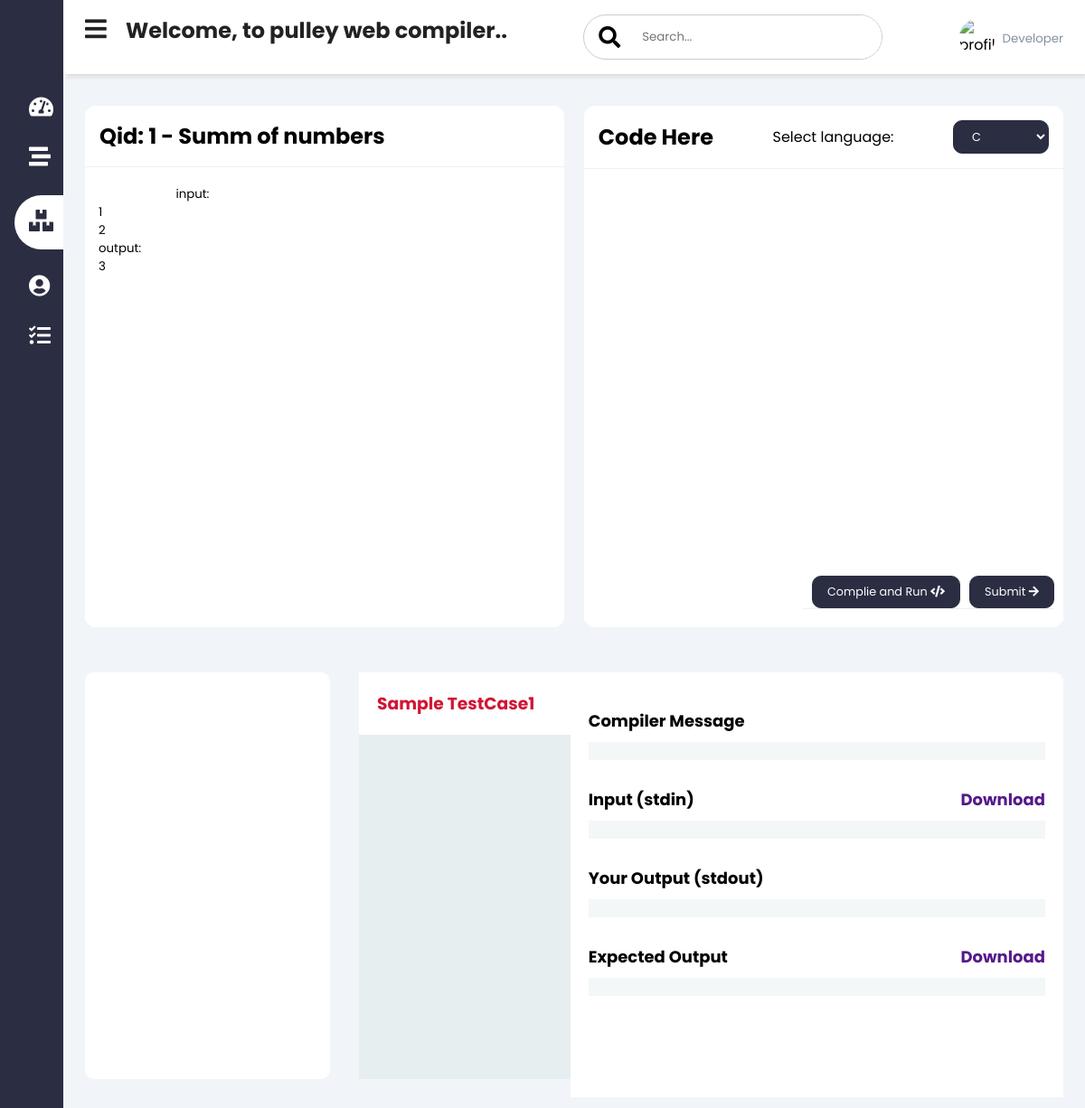
/competition_compiler/1, run on the app's committed database.
### Compiler/models.py (models this page shows, shortened)
class Contest_Questions(models.Model):
    contest_id = models.ForeignKey(All_Contest_Data,on_delete=models.CASCADE,null=True)
    title = models.CharField(max_length=100, null=True)
    long_des = models.TextField(null=True)
    image = models.FileField(null=True, blank=True)
    inputt1 = models.TextField(null=True, blank=True)
    ex_outputt1 = models.TextField(null=True, blank=True)
    inputt2 = models.TextField(null=True, blank=True)
    ex_outputt2 = models.TextField(null=True, blank=True)
    inputt3 = models.TextField(null=True, blank=True)
    ex_outputt3 = models.TextField(null=True, blank=True)
    inputt4 = models.TextField(null=True, blank=True)
    ex_outputt4 = models.TextField(null=True, blank=True)
    inputt5 = models.TextField(null=True, blank=True)
    ex_outputt5 = models.TextField(null=True, blank=True)
    inputt6 = models.TextField(null=True, blank=True)
    ex_outputt6 = models.TextField(null=True, blank=True)
    inputt7 = models.TextField(null=True, blank=True)
    ex_outputt7 = models.TextField(null=True, blank=True)
    inputt8 = models.TextField(null=True, blank=True)
    ex_outputt8 = models.TextField(null=True, blank=True)
    inputt9 = models.TextField(null=True, blank=True)
    ex_outputt9 = models.TextField(null=True, blank=True)
    inputt10 = models.TextField(null=True, blank=True)
    ex_outputt10 = models.TextField(null=True, blank=True)

### Compiler/views.py (the view, shortened to what this page needs)
# urls.py: path('competition_compiler/<int:cpid>', Solve_Competition_Problem, name="Solve_Competition_Problem"),
def Solve_Competition_Problem(request, cpid):
    data = Contest_Questions.objects.get(id=cpid)
    d = {'data':data}
    return render(request, 'competition_compiler.html',d)

### Compiler/templates/competition_compiler.html (shortened to what this page needs)
{% load static %}
<!DOCTYPE html>
<html>
<head>
    <link rel="stylesheet" href="https://use.fontawesome.com/releases/v5.15.3/css/all.css">
    <link rel="stylesheet" href="{% static 'assets/style.css' %}">
    <link rel="stylesheet" href="{% static 'assets/practice.css' %}">
</head>
<body>
    <div class="sidebar">
        <div class="sidebar-brand">
        </div>
        <div class="sidebar-menu">
          <ul>
              <li>
              <a href="{% url 'Compiler:Main_Compiler' %}">
                <span class="fas fa-tachometer-alt"></span>
              </a>
            </li>
            <li>
              <a href="{% url 'Compiler:Pratice' %}">
                <span class="fas fa-stream"></span>
              </a>
            </li>
            <li>
              <a href="{% url 'Compiler:All_Contest' %}" class="active">
                <span class="fas fa-boxes"></span>
              </a>
            </li>
            <li>
              <a href="#">
                <span class="fas fa-user-circle"></span>
              </a>
            </li>
            {% if request.user.is_authenticated %}
            <li>
              <a href="{% url 'Compiler:Logout' %}">
                <span class="fas fa-tasks"></span>
                <span>Logout</span>
              </a>
            </li>
            {% else %}
            <li>
              <a href="{% url 'Compiler:Login' %}">
                <span class="fas fa-tasks"></span>
              </a>
            </li>
            {% endif %}
          </ul>
        </div>
    </div>
    <div class="main-content">
      <header>
        <h2>
          <label for="nav-toggle">
            <span class="fas fa-bars"></span>
          </label>
          {% if request.user.is_authenticated %}
         Welcome, {{ request.user.first_name }} to pulley web compiler...
          {% else %}
          Welcome, to pulley web compiler..
          {% endif %}
        </h2>
        <div class="search-wrapper">
          <span class="fas fa-search"> </span>
          <input type="search" placeholder="Search..." />
        </div>
        <div class="user-wrapper">
         <img src="https://media-exp1.licdn.com/dms/image/C5103AQGd1Q7QeOkk2w/profile-displayphoto-shrink_400_400/0/1570086262982?e=1626307200&v=beta&t=hzxahV3DjxVr5YViy4QGGv8xssHJ0IwogiPxwjzX5F4" width="40px" height="40px" alt="profile-img">
         <div class="">
            <small>Developer</small>
         </div>
        </div>
      </header>
      <main>
          <div class="projects">
            <div class="practicecard card">
                <div class="card-header">
                  <h2>Qid: {{ data.id }} -  {{ data.title }}</h2>
                </div>
                <div class="card-body">
                    <textarea  name="" id="">
                        {{ data.long_des }}
                    </textarea>
                </div>
              </div>
            <div class="practicecard card">
                 <form id="code_form" action="{% url 'Compiler:Solve_Competition_Problem' data.id %}">
              <div class="card-header">
                <h2>Code Here</h2>
                <label for="language">Select language: </label>
                <select name="language" id="language">
                  <option value="c">C</option>
                </select>
              </div>
              <div class="card-body">
                  <textarea  name="code_code" id="code_code">
                      {{code}}
                  </textarea>
                  <div  class="compiler">
                    <button type="submit">Complie and Run <span class="fas fa-code"></span> </button>
                    <button type="submit">Submit <span class="fas fa-arrow-right"></span> </button>
                  </div>
              </div>
            </div>
        </div>
 <div class="ritikwedssneha">
          <div class="pavitrakidrasti">
            <div>
            <br>
            </div>
          </div>
          <div class="yati-vaishnavi">
            <div class="left">
              <div class="testcase">
                <h3>Sample TestCase1</h3>
              </div>
            </div>
            <div class="right">
              <div class="compiler_test">
              <div class="compilerheading"><h4>Compiler Message</h4></div>
              <div class="compilerdata" ><p id="message">{{message}}</p></div>
            </div>
            <div class="compiler_test">
              <div class="compilerheading"><h4>Input (stdin)</h4><h4><a href="">Download</a></h4></div>
              <div class="compilerdata" ><p id="test_case">{{inn}}</p></div>
            </div>
            <div class="compiler_test">
              <div class="compilerheading"><h4>Your Output (stdout)</h4></div>
              <div class="compilerdata" ><p id="output">{{output}}</p></div>
            </div>
            <div class="compiler_test">
              <div class="compilerheading"><h4>Expected Output</h4><h4><a href="">Download</a></h4></div>
              <div class="compilerdata" ><p id="expected_output">{{ou}}</p></div>
            </div></div>
          </div>
        </div>
      </main>
    </div>
</body>
</html>

### Compiler/static/assets/style.css (style rules this page uses)
:root { --main-color: #2b2d42; --color-dark: #1D2231; --text-grey: #8390A2; }
* { padding: 0; margin: 0; box-sizing: border-box; list-style: none; text-decoration: none; font-family: 'Poppins' ,sans-serif; }
.sidebar { width: 245px; position: fixed; left: 0; top: 0; height: 100%; z-index: 100; background: var(--main-color); transition: width 300ms; }
.sidebar-brand { height: 90px; padding: 1rem 0rem 1rem 2rem; color: #fff; }
.sidebar-menu li { width: 100%; margin-bottom: 1.7rem; padding-left: 1rem; }
.sidebar-menu { margin-top: 1rem; }
.sidebar-menu a { padding-left: 1rem; display: block; color: #fff; font-size: 1.1rem; }
.sidebar-menu a span:first-child { font-size: 1.5rem; padding-right: 1rem; }
.sidebar-menu a.active { background: #fff; padding-top: 1rem; padding-bottom: 1rem; color: var(--main-color); border-radius: 30px 0px 0px 30px; }
.main-content { transition: margin-left 300ms; margin-left: 245px; }
header { background: #fff; display: flex; justify-content: space-between; padding: 1rem 1.5rem; box-shadow: 2px 2px 5px rgba(0, 0, 0, 0.2); position: fixed; left: 245px; top:0; z-index: 100; width: calc(100% - 245px); transition: left 300ms; }
header h2 { color: #222; }
header label span { font-size: 1.7rem; padding-right: 1rem; }
.search-wrapper { border: solid 1px #ccc; border-radius: 30px; height: 50px; display: flex; align-items: center; overflow-x: hidden; }
.search-wrapper span { display: inline-block; padding: 0rem 1rem; font-size: 1.5rem; }
.search-wrapper input { height: 100%; padding: .5rem; border: none; outline: none; }
.user-wrapper { display: flex; align-items: center; }
.user-wrapper img { border-radius: 50%; margin-right: .5rem; }
.user-wrapper small { display: inline-block; color: var(--text-grey); margin-top: -1px !important; }
main { margin-top: 85px; padding: 2rem 1.5rem; background: #f1f5f9; min-height: calc(100vh - 90px); }
.card { background: #fff; border-radius: 12px; }
.card-header { padding: 1rem; }
.card-header { display: flex; justify-content: space-between; align-items: center; border-bottom: 1px solid #f0f0f0; }
.card-header button,.card-header select { background: var(--main-color); border-radius: 10px; color: #fff; font-size: .8rem; padding: .5rem 1rem; border:1px solid var(--main-color); }
.compiler { position: absolute; right: 10px; bottom: 20px; display: flex; align-items: center; border-bottom: 1px solid #f0f0f0; }
.compiler button,.compiler a { cursor: pointer; background: var(--main-color); border-radius: 10px; color: #fff; margin-left: 10px; font-size: .8rem; padding: .5rem 1rem; border:1px solid var(--main-color); }
.card-body { position: relative; }
.card-body>textarea { padding: 20px 15px; min-height: 500px; width: 100%; max-height: 600px; overflow: scroll; resize: none; scroll-behavior: smooth; border: none; outline: none; }
@media only screen and (max-width: 1200px) { .sidebar { width: 70px ; } }
@media only screen and (max-width: 1200px) { .sidebar .sidebar-brand, .sidebar li { padding-left: 1rem; text-align: center; } }
@media only screen and (max-width: 1200px) { .main-content { margin-left: 70px; } }
@media only screen and (max-width: 1200px) { .main-content header { width: calc(100% - 70px); left:70px; } }

### Compiler/static/assets/practice.css (style rules this page uses)
.projects { width: 100% !important; display: flex; justify-content: space-between; }
.practicecard { width: 49%; }
.ritikwedssneha { margin-top: 50px; width: 100%; display: flex !important; justify-content: space-between; }
.pavitrakidrasti { background-color: white; width: 25%; height: 450px; padding: 20px; box-sizing: border-box; border-radius: 10px; }
.yati-vaishnavi { width: 72%; height: 450px; background-color: white; box-sizing: border-box; border-radius: 10px; display: flex; scroll-padding: 2px; }
.left { background-color: RGB(230, 238, 240); width: 30%; height: 100%; color: rgb(209, 21, 52); }
.testcase { padding: 20px 10px 20px 20px; background-color: rgb(255, 255, 255); }
.right { margin-top: 20px; overflow-y: scroll; min-height:100%; background-color: rgb(255, 255, 255); padding: 20px; width: 70%; }
.compilerdata { padding: 10px; font-size: 18px; background-color: #f3f7f8; }
.compilerheading { display: flex; font-weight: 300 !important; font-size: 18px !important; justify-content: space-between; margin-bottom: 10px; }
.compiler_test { margin-bottom: 30px; }

### data on the page
Contest_Questions: id "1", title "Summ of numbers", long_des "input: 1 2 output: 3"
